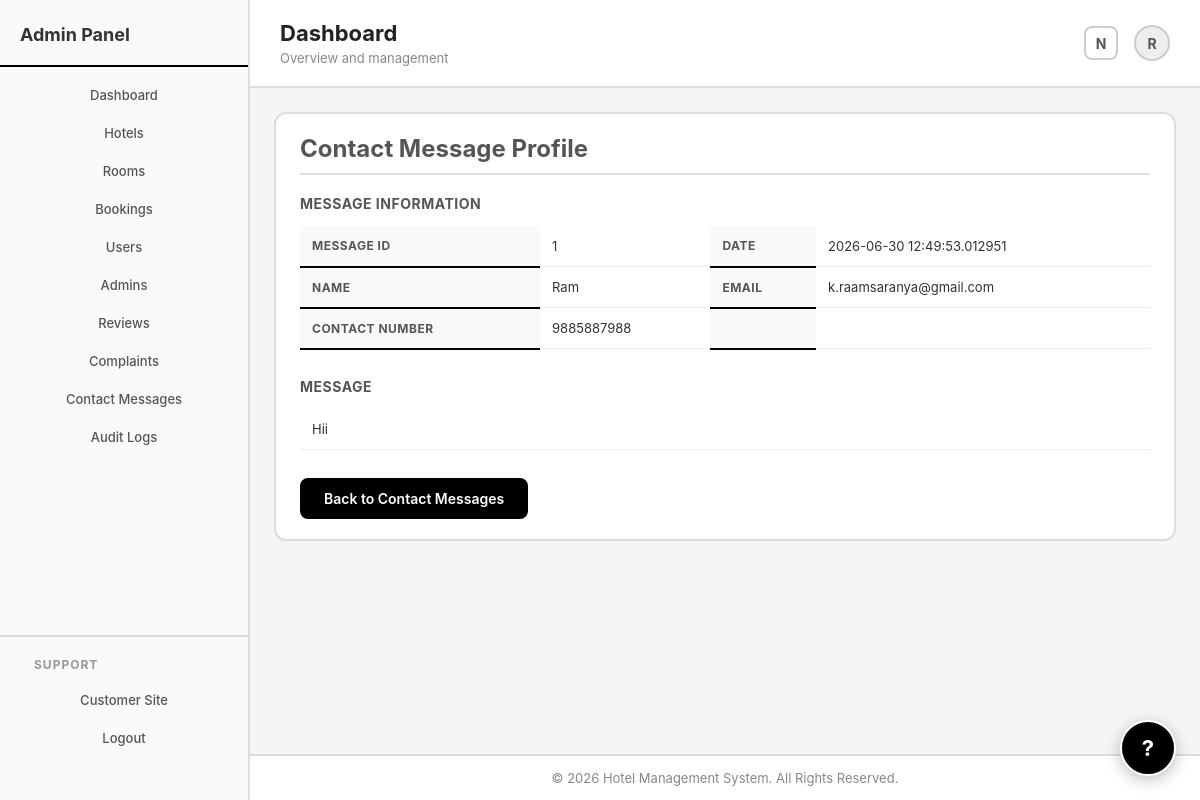
The page /admin/manage_contact_message/1 (signed in) on the database its author committed.
### hotel/models.py (models this page shows, shortened)
class User(db.Model,UserMixin):
    user_id=db.Column(db.Integer,primary_key=True,)
    username=db.Column(db.String(50),unique=True,index=True,nullable=False)
    password=db.Column(db.String(70),nullable=False)
    email=db.Column(db.String(50),unique=True,index=True,nullable=False)
    role=db.Column(db.String(15),index=True,nullable=False,default="customer")
    account_status=db.Column(db.String(20),index=True,nullable=False,default="ACTIVE")
    created_date_time=db.Column(db.DateTime,index=True,nullable=False,default=datetime.utcnow)
    deleted_at=db.Column(db.DateTime,index=True,nullable=True,default=None)
    customer_details=db.relationship("Customer_Details",backref="user",uselist=False)
    booking_records=db.relationship("Booking",backref="user")
    guests=db.relationship("Guest",backref="user")
    reviews=db.relationship("Review",backref="user")
    complaints=db.relationship("Complaint",backref="user")
    audit_logs=db.relationship("AuditLog",backref="user")
    created_rooms=db.relationship("Room",foreign_keys="Room.created_by",backref="admin_creator")
    updated_rooms=db.relationship("Room",foreign_keys="Room.updated_by",backref="admin_updater")

class ContactMessage(db.Model):
    message_id=db.Column(db.Integer,primary_key=True)
    name=db.Column(db.String(50),nullable=False,index=True)
    contact_number=db.Column(db.String(20),nullable=False,index=True)
    email=db.Column(db.String(50),nullable=False,index=True)
    message=db.Column(db.Text,nullable=False)
    date_time=db.Column(db.DateTime,nullable=False,index=True,default=datetime.utcnow)

### hotel/routes/admin_routes.py (the view)
@app.route("/admin/manage_contact_message/<int:message_id>")
@login_required
def manage_contact_message(message_id):
    if current_user.role!="admin":
        flash("Access Denied","danger")
        return redirect(url_for("home"))
    message=ContactMessage.query.get_or_404(message_id)
    return render_template(
        "admin/manage_contact_message.html",
        message=message
    )

### hotel/models.py (called while the page is built)
@login_manager.user_loader
def load_user(user_id):
    return User.query.get(int(user_id))

### hotel/templates/admin/manage_contact_message.html (shortened to what this page needs)
{% extends "layouts/admin_layout.html" %}
{% block content %}
<div class="admin-page">
    <div class="admin-card">
        <h1 class="admin-heading">Contact Message Profile</h1>
        <section class="admin-section">
            <h2>Message Information</h2>
            <table class="booking-table">
                <tr>
                    <th>Message ID</th>
                    <td>{{message.message_id}}</td>
                    <th>Date</th>
                    <td>{{message.date_time}}</td>
                </tr>
                <tr>
                    <th>Name</th>
                    <td>{{message.name}}</td>
                    <th>Email</th>
                    <td>{{message.email}}</td>
                </tr>
                <tr>
                    <th>Contact Number</th>
                    <td>{{message.contact_number}}</td>
                    <th></th>
                    <td></td>
                </tr>
            </table>
        </section>
        <section class="admin-section">
            <h2>Message</h2>
            <table class="booking-table">
                <tr>
                    <td>{{message.message}}</td>
                </tr>
            </table>
        </section>
        <div class="form-actions">
            <a class="primary-button" href="{{url_for('manage_contact_messages')}}">Back to Contact Messages</a>
        </div>
    </div>
</div>
{% endblock %}

### hotel/templates/layouts/admin_layout.html (shortened to what this page needs)
<!DOCTYPE html>
<html lang="en">
<head>
    <link rel="stylesheet" href="{{url_for('static',filename='css/style.css')}}">
</head>
<body>
    <div class="admin-layout">
        <aside class="admin-sidebar">
            <h2>Admin Panel</h2>
            <nav>
                <ul>
                    <li><a href="{{url_for('admin_dashboard')}}">Dashboard</a></li>
                    <li><a href="{{url_for('manage_hotels')}}">Hotels</a></li>
                    <li><a href="{{url_for('manage_rooms')}}">Rooms</a></li>
                    <li><a href="{{url_for('manage_bookings')}}">Bookings</a></li>
                    <li><a href="{{url_for('manage_users')}}">Users</a></li>
                    <li><a href="{{url_for('manage_admins')}}">Admins</a></li>
                    <li><a href="{{url_for('manage_reviews')}}">Reviews</a></li>
                    <li><a href="{{url_for('manage_complaints')}}">Complaints</a></li>
                    <li><a href="{{url_for('manage_contact_messages')}}">Contact Messages</a></li>
                    <li><a href="{{url_for('manage_audit_logs')}}">Audit Logs</a></li>
                </ul>
            </nav>
            <div class="sidebar-bottom">
                <h3>Support</h3>
                <nav>
                    <ul>
                        <li><a href="{{url_for('home')}}">Customer Site</a></li>
                        <li><a href="{{url_for('logout')}}">Logout</a></li>
                    </ul>
                </nav>
            </div>
        </aside>
        <div class="admin-main">
            <header class="admin-header">
                <div class="admin-header-left">
                    <h1>{% block admin_title %}Dashboard{% endblock %}</h1>
                    <p>{% block admin_subtitle %}Overview and management{% endblock %}</p>
                </div>
                <div class="admin-header-right">
                    <span class="notification-icon" title="Notifications">N</span>
                    <div class="avatar">
                        {% if current_user.is_authenticated %}
                        {{current_user.username[0]|upper}}
                        {% else %}
                        A
                        {% endif %}
                    </div>
                </div>
            </header>
            <main class="admin-content">
                {% block content %}
                {% endblock %}
            </main>
            <footer class="admin-footer">
                <p>&copy; 2026 Hotel Management System. All Rights Reserved.</p>
            </footer>
        </div>
    </div>
    <a href="{{url_for('home')}}#contact" class="support-float-button" title="Contact Support">?</a>
</body>
</html>

### rows shown on the page
User: username "R"
ContactMessage: message_id "1", date_time "2026-06-30 12:49:53.012951", name "Ram", email "k.raamsaranya@gmail.com", contact_number "9885887988", message "Hii"
